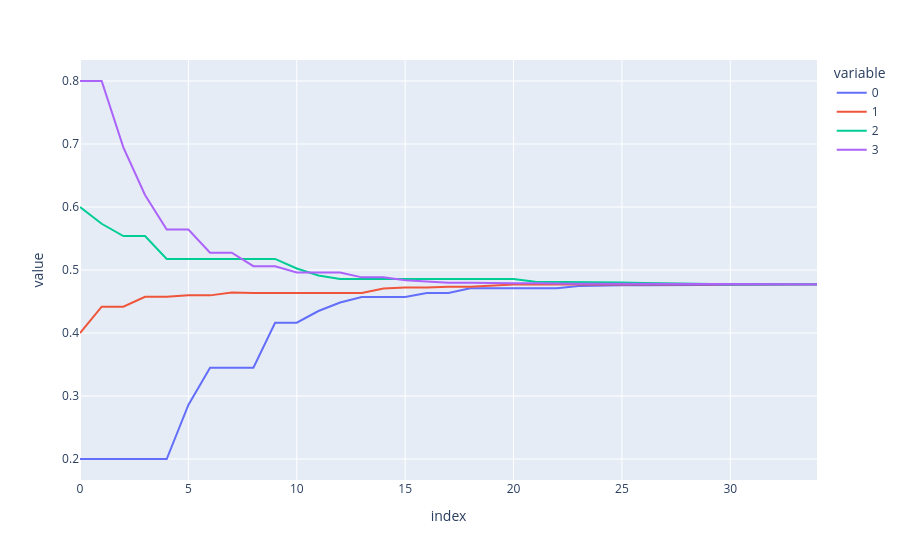

This figure's notebook cell:
### Code cell
import random
import numpy as np
e = 0.1
init = [0.2, 0.4, 0.6, 0.8]
opts = np.array([0,1,2,3])
values = []
for i in range(0,35):
    values.append(init.copy())
    for x in range(2):
        r = random.choice(opts)
        l = [0,1,2,3]
        l.pop(r)
        for j in l:
            init[r] = (1-e)*init[r] + e*init[j]



import plotly.express as px
import pandas as pd
values
df = pd.DataFrame(values)
df
fig = px.line(df)
fig

### Figure 1 — Plotly figure (JSON) as saved in the notebook; plotly's stock layout.template omitted (floating-point values rounded to 4 significant figures)
{"data": [{"hovertemplate": "variable=0<br>index=%{x}<br>value=%{y}<extra></extra>", "legendgroup": "0", "line": {"color": "#636efa", "dash": "solid"}, "marker": {"symbol": "circle"}, "mode": "lines", "name": "0", "orientation": "v", "showlegend": true, "type": "scatter", "x": [0, 1, 2, 3, 4, 5, 6, 7, 8, 9, 10, 11, 12, 13, 14, 15, 16, 17, 18, 19, 20, 21, 22, 23, 24, 25, 26, 27, 28, 29, 30, 31, 32, 33, 34], "xaxis": "x", "y": [0.2, 0.2, 0.2, 0.2, 0.2, 0.2859, 0.345, 0.345, 0.345, 0.4163, 0.4163, 0.4349, 0.4484, 0.457, 0.457, 0.457, 0.4635, 0.4635, 0.4712, 0.4712, 0.4712, 0.4712, 0.4712, 0.4747, 0.4758, 0.4758, 0.4758, 0.4758, 0.4758, 0.4758, 0.4758, 0.4763, 0.4766, 0.4766, 0.4768], "yaxis": "y"}, {"hovertemplate": "variable=1<br>index=%{x}<br>value=%{y}<extra></extra>", "legendgroup": "1", "line": {"color": "#EF553B", "dash": "solid"}, "marker": {"symbol": "circle"}, "mode": "lines", "name": "1", "orientation": "v", "showlegend": true, "type": "scatter", "x": [0, 1, 2, 3, 4, 5, 6, 7, 8, 9, 10, 11, 12, 13, 14, 15, 16, 17, 18, 19, 20, 21, 22, 23, 24, 25, 26, 27, 28, 29, 30, 31, 32, 33, 34], "xaxis": "x", "y": [0.4, 0.4418, 0.4418, 0.4576, 0.4576, 0.4597, 0.4597, 0.4644, 0.4637, 0.4637, 0.4637, 0.4637, 0.4637, 0.4637, 0.4705, 0.4721, 0.4721, 0.4736, 0.4736, 0.475, 0.4769, 0.4769, 0.4769, 0.4769, 0.4769, 0.4774, 0.4774, 0.4775, 0.4775, 0.4775, 0.4775, 0.4775, 0.4774, 0.4773, 0.4773], "yaxis": "y"}, {"hovertemplate": "variable=2<br>index=%{x}<br>value=%{y}<extra></extra>", "legendgroup": "2", "line": {"color": "#00cc96", "dash": "solid"}, "marker": {"symbol": "circle"}, "mode": "lines", "name": "2", "orientation": "v", "showlegend": true, "type": "scatter", "x": [0, 1, 2, 3, 4, 5, 6, 7, 8, 9, 10, 11, 12, 13, 14, 15, 16, 17, 18, 19, 20, 21, 22, 23, 24, 25, 26, 27, 28, 29, 30, 31, 32, 33, 34], "xaxis": "x", "y": [0.6, 0.5734, 0.5539, 0.5539, 0.5176, 0.5176, 0.5176, 0.5176, 0.5176, 0.5176, 0.5024, 0.4913, 0.4858, 0.4858, 0.4858, 0.4858, 0.4858, 0.4858, 0.4858, 0.4858, 0.4858, 0.4812, 0.4812, 0.4812, 0.4801, 0.4801, 0.4793, 0.4787, 0.478, 0.4777, 0.4774, 0.4774, 0.4774, 0.4774, 0.4773], "yaxis": "y"}, {"hovertemplate": "variable=3<br>index=%{x}<br>value=%{y}<extra></extra>", "legendgroup": "3", "line": {"color": "#ab63fa", "dash": "solid"}, "marker": {"symbol": "circle"}, "mode": "lines", "name": "3", "orientation": "v", "showlegend": true, "type": "scatter", "x": [0, 1, 2, 3, 4, 5, 6, 7, 8, 9, 10, 11, 12, 13, 14, 15, 16, 17, 18, 19, 20, 21, 22, 23, 24, 25, 26, 27, 28, 29, 30, 31, 32, 33, 34], "xaxis": "x", "y": [0.8, 0.8, 0.6946, 0.6191, 0.5641, 0.5641, 0.5275, 0.5275, 0.5061, 0.5061, 0.4961, 0.4961, 0.4961, 0.4883, 0.4883, 0.4839, 0.4814, 0.4797, 0.4797, 0.4791, 0.4791, 0.4791, 0.478, 0.478, 0.478, 0.478, 0.4779, 0.4779, 0.4779, 0.4777, 0.4777, 0.4775, 0.4775, 0.4774, 0.4774], "yaxis": "y"}], "layout": {"legend": {"title": {"text": "variable"}, "tracegroupgap": 0}, "margin": {"t": 60}, "xaxis": {"anchor": "y", "domain": [0, 1], "title": {"text": "index"}}, "yaxis": {"anchor": "x", "domain": [0, 1], "title": {"text": "value"}}}}
